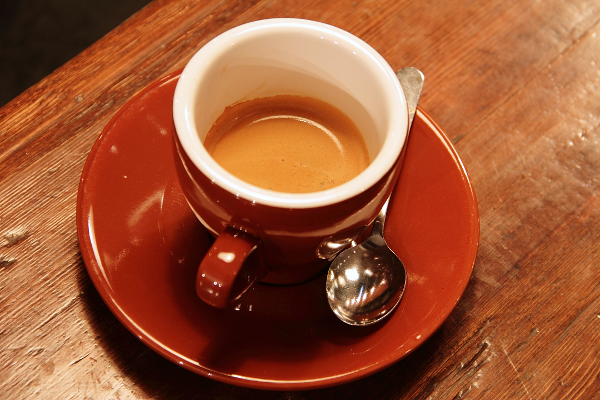
#> input picture skimage.data.coffee(), 600 x 400 px
$ jupyter execute --allow-errors 00_Basics.ipynb
#> lines starting #> are read from the running program, lines starting #| are printed output that depends on the picture
## Purposes

### Visulization: Objects that are not visible
### Image Sharpening and restoration: A better image
### Image Retrieval: Seek for the image of interest
### Measurment of pattern: measures various objects
### Image Recognition: Distinguish objects in an image

## Color Channel From rgb to grayscale

[cell 1]
from skimage import color,data
import matplotlib.pyplot as plt
import numpy as np
import scipy.ndimage as ndi

original = data.coffee()
#> original is the input picture: shape (400, 600, 3); mean R, G, B 158.6, 85.8, 51.5
gray = color.rgb2gray(original)

[cell 2]
fig,axes = plt.subplots(ncols=2,nrows=1)

axes[0].imshow(gray,cmap='gray')
axes[1].imshow(original)

# what the gray2rgb do is just copy grayscale number to r,g,b channel
# color is an additive system

[cell 3]
def show_image(image,title='Image',cmap_type='gray'):
    plt.imshow(image,cmap=cmap_type)
    plt.title(title)
    plt.axis('off')
    plt.show()

## Numpy for image

[cell 4]
# image be represented as numpy array

image = plt.imread('the_Bund.webp')
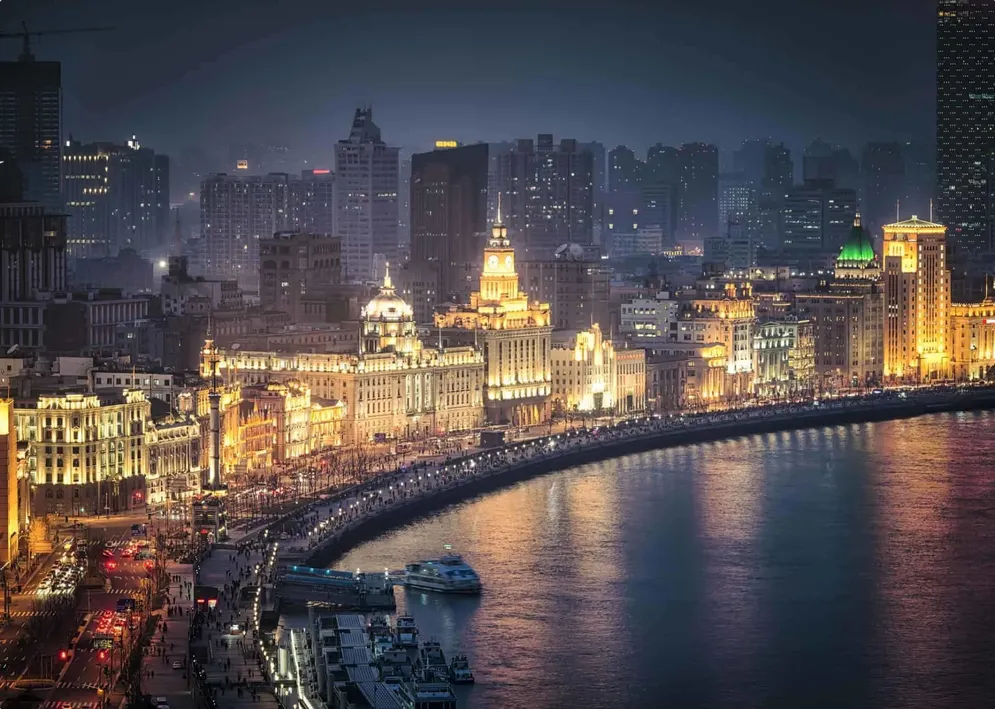
#> input picture the_Bund.webp, 995 x 709 px, shrunk from 1920 x 1369 before the run
#> image is the input picture: shape (709, 995, 4); mean R, G, B, A 83.5, 76.5, 77.8, 255
type(image)

[cell 5]
# size and shape

print("Size of image: ",image.size)
#| Size of image:  2821820
print("Shape of image:",image.shape)
#| Shape of image: (709, 995, 4)

print(image.shape[0]*image.shape[1]*image.shape[2]==image.size)
#| True

[cell 6]
# color channels
red = image[:,:,0]
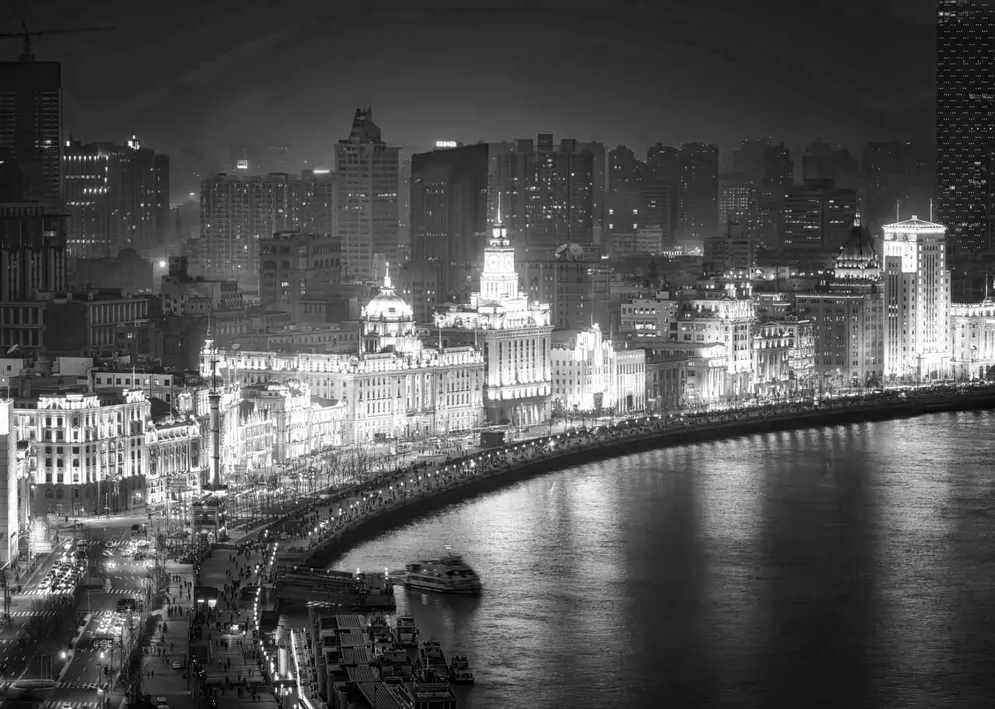
#> red: shape (709, 995); min 0, max 255, mean 83.5
green = image[:,:,1]
blue = image[:,:,2]
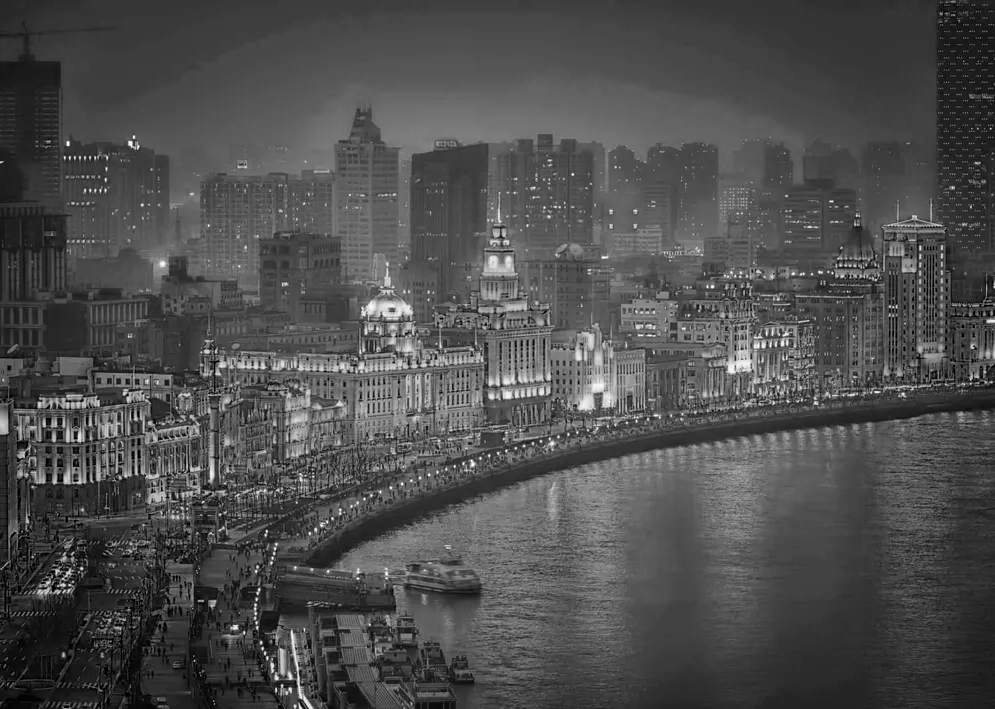
#> blue: shape (709, 995); min 0, max 255, mean 77.8

[cell 7]
fig,axes=plt.subplots(ncols=4,nrows=1,figsize=(32,8))
axes[0].imshow(image)
axes[1].imshow(red)
axes[2].imshow(green)
axes[3].imshow(blue)
for i in range(4):
    axes[i].axis('off')

[cell 8]
# image flip
# Vertically: up and down flipud

ver_img = np.flipud(image)
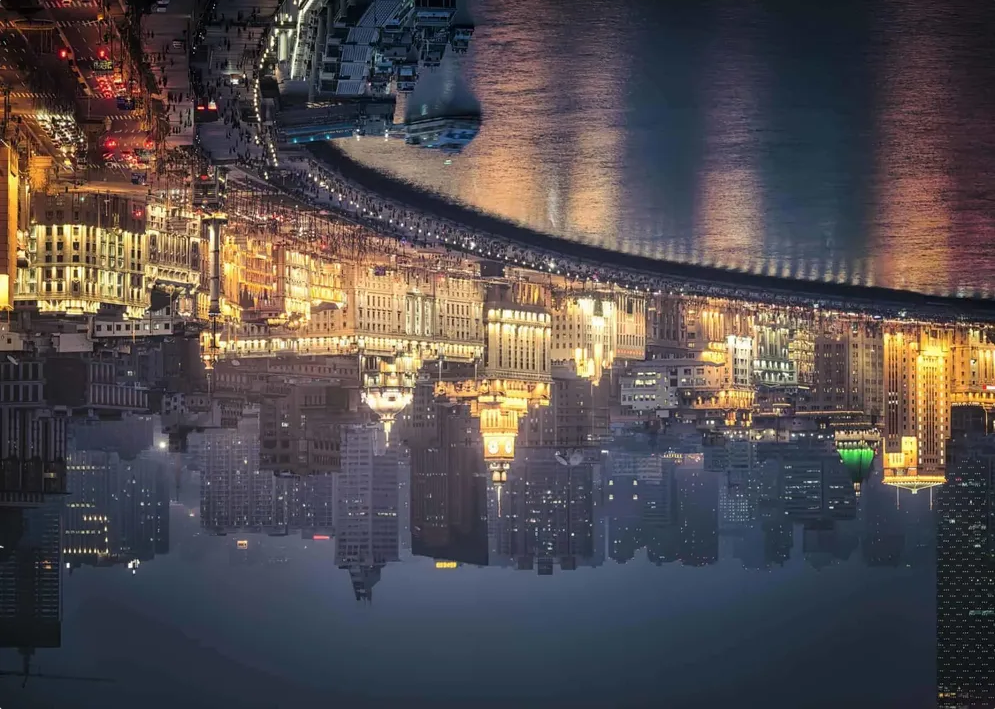
#> ver_img: shape (709, 995, 4); mean R, G, B, A 83.5, 76.5, 77.8, 255; transparent parts drawn white
plt.imshow(ver_img)
plt.show()

[cell 9]
# Horizontally: left and right fliplr

lr_img = np.fliplr(image)
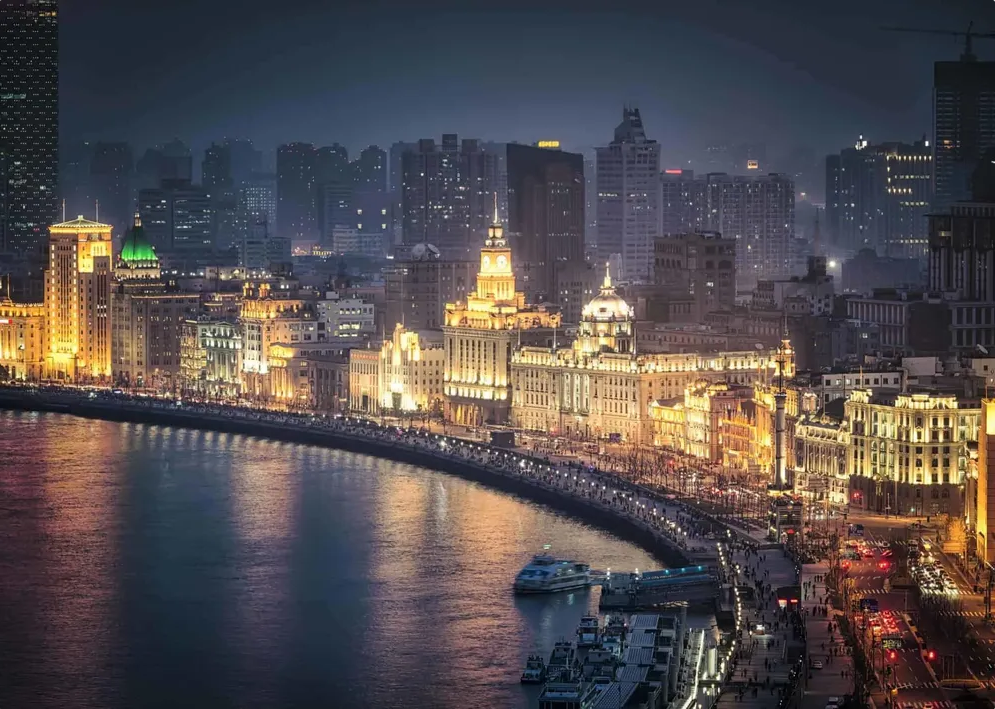
#> lr_img: shape (709, 995, 4); mean R, G, B, A 83.5, 76.5, 77.8, 255; transparent parts drawn white
plt.imshow(lr_img)
plt.show()

[cell 10]
night_forest = plt.imread('night_forest.jpeg')
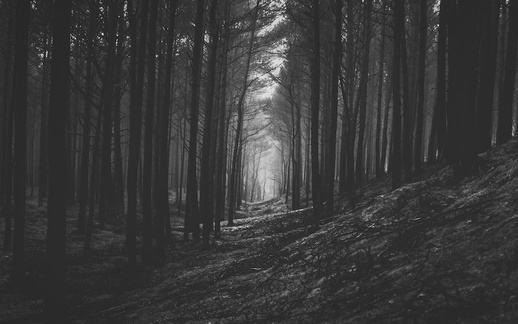
#> input picture night_forest.jpeg, 518 x 324 px, shrunk from 1000 x 625 before the run
#> night_forest is the input picture: shape (324, 518, 3); min 20, max 237, mean 56.9
snow_forest = plt.imread('snow_forest.jpeg')
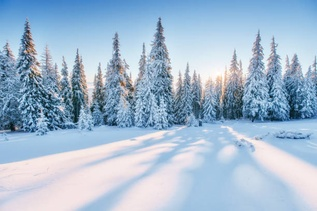
#> input picture snow_forest.jpeg, 317 x 211 px, shrunk from 612 x 408 before the run
#> snow_forest is the input picture: shape (211, 317, 3); mean R, G, B 161.6, 185.1, 207.8

[cell 11]
night_forest = color.rgb2gray(night_forest)
#> night_forest: shape (324, 518) float64
snow_forest = color.rgb2gray(snow_forest)
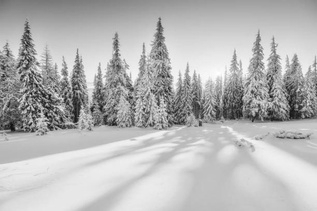
#> snow_forest: shape (211, 317) float64; min 0.0556, max 0.999, mean 0.713

[cell 12]
# histogram of different image

fig,axes = plt.subplots(ncols=2,nrows=1,figsize=(24,8))

axes[0].imshow(night_forest,cmap='gray')
axes[0].axis('off')

# in notebook add ; at the end of histplot to suppress the print output of array
axes[1].hist(night_forest.ravel(),bins=256);
#> figure, not shown here; panel 2: tallest bar 15168 high, from x = 0.172 to 0.175

[cell 13]
fig,axes = plt.subplots(ncols=2,nrows=1,figsize=(24,8))

axes[0].imshow(snow_forest,cmap='gray')
axes[0].axis('off')

# in notebook add ; at the end of histplot to suppress the print output of array
axes[1].hist(snow_forest.ravel(),bins=256);
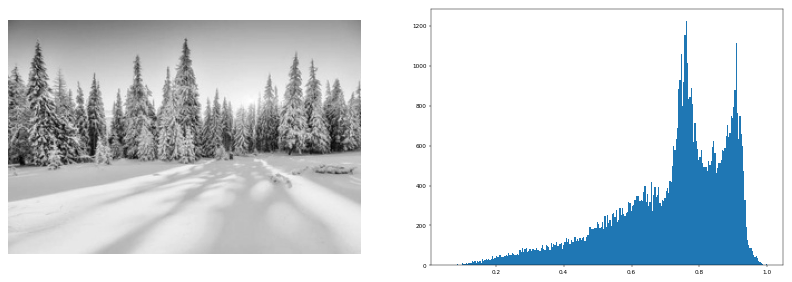
#> figure drawn by matplotlib, 2 panels; panel 2: tallest bar 1225 high, from x = 0.759 to 0.763

[cell 14]
hist = ndi.histogram(snow_forest,min=0,max=1,bins=256)
#> hist = 256 values, max 1348 at index 194, min 0 at index 0, mean 261.3
cdf = hist.cumsum()/hist.sum()
#> cdf = 256 values from 0 to 1
plt.plot(cdf)
plt.show()
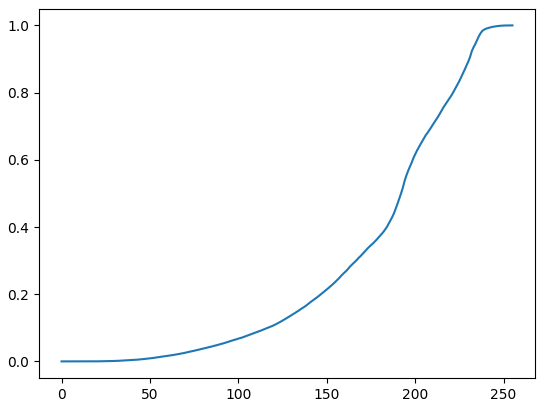
#> figure drawn by matplotlib, 1 panel; curve peaks at x = 255, y = 1
